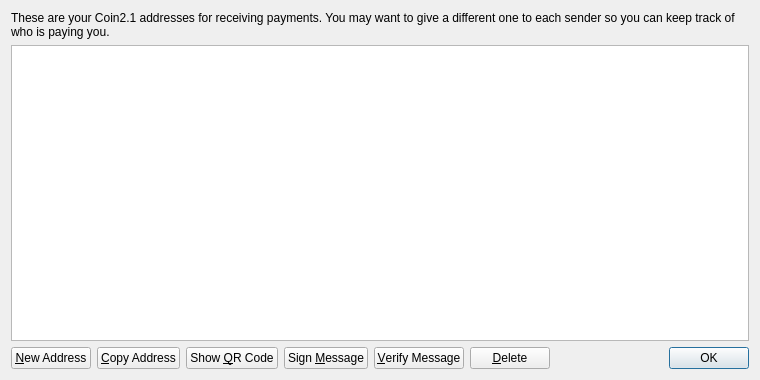
<?xml version="1.0" encoding="UTF-8"?>
<ui version="4.0">
 <class>AddressBookPage</class>
 <widget class="QWidget" name="AddressBookPage">
  <property name="geometry">
   <rect>
    <x>0</x>
    <y>0</y>
    <width>760</width>
    <height>380</height>
   </rect>
  </property>
  <property name="windowTitle">
   <string>Address Book</string>
  </property>
  <layout class="QVBoxLayout" name="verticalLayout">
   <item>
    <widget class="QLabel" name="labelExplanation">
     <property name="text">
      <string>These are your Coin2.1 addresses for receiving payments. You may want to give a different one to each sender so you can keep track of who is paying you.</string>
     </property>
     <property name="textFormat">
      <enum>Qt::PlainText</enum>
     </property>
     <property name="wordWrap">
      <bool>true</bool>
     </property>
    </widget>
   </item>
   <item>
    <widget class="QTableView" name="tableView">
     <property name="contextMenuPolicy">
      <enum>Qt::CustomContextMenu</enum>
     </property>
     <property name="toolTip">
      <string>Double-click to edit address or label</string>
     </property>
     <property name="tabKeyNavigation">
      <bool>false</bool>
     </property>
     <property name="alternatingRowColors">
      <bool>true</bool>
     </property>
     <property name="selectionMode">
      <enum>QAbstractItemView::SingleSelection</enum>
     </property>
     <property name="selectionBehavior">
      <enum>QAbstractItemView::SelectRows</enum>
     </property>
     <property name="sortingEnabled">
      <bool>true</bool>
     </property>
     <attribute name="verticalHeaderVisible">
      <bool>false</bool>
     </attribute>
    </widget>
   </item>
   <item>
    <layout class="QHBoxLayout" name="horizontalLayout">
     <item>
      <widget class="QPushButton" name="newAddressButton">
       <property name="toolTip">
        <string>Create a new address</string>
       </property>
       <property name="text">
        <string>&amp;New Address</string>
       </property>
       <property name="icon">
        <iconset resource="../bitcoin.qrc">
         <normaloff>:/icons/add</normaloff>:/icons/add</iconset>
       </property>
      </widget>
     </item>
     <item>
      <widget class="QPushButton" name="copyToClipboard">
       <property name="toolTip">
        <string>Copy the currently selected address to the system clipboard</string>
       </property>
       <property name="text">
        <string>&amp;Copy Address</string>
       </property>
       <property name="icon">
        <iconset resource="../bitcoin.qrc">
         <normaloff>:/icons/editcopy</normaloff>:/icons/editcopy</iconset>
       </property>
      </widget>
     </item>
     <item>
      <widget class="QPushButton" name="showQRCode">
       <property name="text">
        <string>Show &amp;QR Code</string>
       </property>
       <property name="icon">
        <iconset resource="../bitcoin.qrc">
         <normaloff>:/icons/qrcode</normaloff>:/icons/qrcode</iconset>
       </property>
      </widget>
     </item>
     <item>
      <widget class="QPushButton" name="signMessage">
       <property name="toolTip">
        <string>Sign a message to prove you own a Coin2.1 address</string>
       </property>
       <property name="text">
        <string>Sign &amp;Message</string>
       </property>
       <property name="icon">
        <iconset resource="../bitcoin.qrc">
         <normaloff>:/icons/edit</normaloff>:/icons/edit</iconset>
       </property>
      </widget>
     </item>
     <item>
      <widget class="QPushButton" name="verifyMessage">
       <property name="toolTip">
        <string>Verify a message to ensure it was signed with a specified Coin2.1 address</string>
       </property>
       <property name="text">
        <string>&amp;Verify Message</string>
       </property>
       <property name="icon">
        <iconset resource="../bitcoin.qrc">
         <normaloff>:/icons/transaction_0</normaloff>:/icons/transaction_0</iconset>
       </property>
      </widget>
     </item>
     <item>
      <widget class="QPushButton" name="deleteButton">
       <property name="toolTip">
        <string>Delete the currently selected address from the list</string>
       </property>
       <property name="text">
        <string>&amp;Delete</string>
       </property>
       <property name="icon">
        <iconset resource="../bitcoin.qrc">
         <normaloff>:/icons/remove</normaloff>:/icons/remove</iconset>
       </property>
      </widget>
     </item>
     <item>
      <spacer name="horizontalSpacer">
       <property name="orientation">
        <enum>Qt::Horizontal</enum>
       </property>
       <property name="sizeHint" stdset="0">
        <size>
         <width>40</width>
         <height>20</height>
        </size>
       </property>
      </spacer>
     </item>
     <item>
      <widget class="QDialogButtonBox" name="buttonBox">
       <property name="sizePolicy">
        <sizepolicy hsizetype="Maximum" vsizetype="Fixed">
         <horstretch>0</horstretch>
         <verstretch>0</verstretch>
        </sizepolicy>
       </property>
       <property name="standardButtons">
        <set>QDialogButtonBox::Ok</set>
       </property>
      </widget>
     </item>
    </layout>
   </item>
  </layout>
 </widget>
 <resources>
  <include location="../bitcoin.qrc"/>
 </resources>
 <connections/>
</ui>
